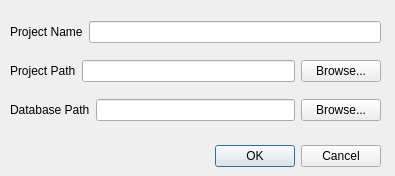
<?xml version="1.0" encoding="UTF-8"?>
<ui version="4.0">
 <class>NewProject</class>
 <widget class="QDialog" name="NewProject">
  <property name="geometry">
   <rect>
    <x>0</x>
    <y>0</y>
    <width>395</width>
    <height>176</height>
   </rect>
  </property>
  <property name="windowTitle">
   <string>New Project</string>
  </property>
  <widget class="QDialogButtonBox" name="buttonBox">
   <property name="geometry">
    <rect>
     <x>40</x>
     <y>140</y>
     <width>341</width>
     <height>32</height>
    </rect>
   </property>
   <property name="orientation">
    <enum>Qt::Horizontal</enum>
   </property>
   <property name="standardButtons">
    <set>QDialogButtonBox::Cancel|QDialogButtonBox::Ok</set>
   </property>
  </widget>
  <widget class="QWidget" name="verticalLayoutWidget">
   <property name="geometry">
    <rect>
     <x>10</x>
     <y>10</y>
     <width>371</width>
     <height>122</height>
    </rect>
   </property>
   <layout class="QVBoxLayout" name="verticalLayout">
    <item>
     <layout class="QHBoxLayout" name="horizontalLayout">
      <item>
       <widget class="QLabel" name="project_name_label">
        <property name="text">
         <string>Project Name</string>
        </property>
       </widget>
      </item>
      <item>
       <widget class="QLineEdit" name="project_name"/>
      </item>
     </layout>
    </item>
    <item>
     <layout class="QHBoxLayout" name="horizontalLayout_2">
      <item>
       <widget class="QLabel" name="project_path_label">
        <property name="text">
         <string>Project Path</string>
        </property>
       </widget>
      </item>
      <item>
       <widget class="QLineEdit" name="project_path"/>
      </item>
      <item>
       <widget class="QPushButton" name="browse_project_button">
        <property name="text">
         <string>Browse...</string>
        </property>
       </widget>
      </item>
     </layout>
    </item>
    <item>
     <layout class="QHBoxLayout" name="horizontalLayout_4">
      <item>
       <widget class="QLabel" name="label">
        <property name="text">
         <string>Database Path</string>
        </property>
       </widget>
      </item>
      <item>
       <widget class="QLineEdit" name="database_path"/>
      </item>
      <item>
       <widget class="QPushButton" name="browse_database_button">
        <property name="text">
         <string>Browse...</string>
        </property>
       </widget>
      </item>
     </layout>
    </item>
   </layout>
  </widget>
 </widget>
 <resources/>
 <connections>
  <connection>
   <sender>buttonBox</sender>
   <signal>accepted()</signal>
   <receiver>NewProject</receiver>
   <slot>accept()</slot>
   <hints>
    <hint type="sourcelabel">
     <x>248</x>
     <y>254</y>
    </hint>
    <hint type="destinationlabel">
     <x>157</x>
     <y>274</y>
    </hint>
   </hints>
  </connection>
  <connection>
   <sender>buttonBox</sender>
   <signal>rejected()</signal>
   <receiver>NewProject</receiver>
   <slot>reject()</slot>
   <hints>
    <hint type="sourcelabel">
     <x>316</x>
     <y>260</y>
    </hint>
    <hint type="destinationlabel">
     <x>286</x>
     <y>274</y>
    </hint>
   </hints>
  </connection>
 </connections>
</ui>
